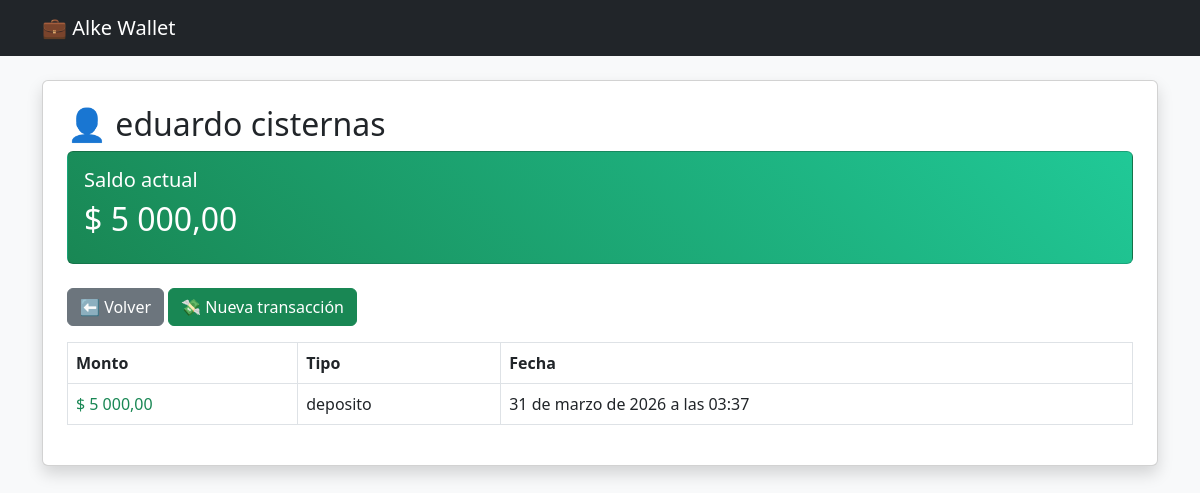
The app's page /dashboard/5/ with its own data.
### wallet/models.py (models this page shows, shortened)
class Usuario(models.Model):
    nombre = models.CharField(max_length=100)
    email = models.EmailField(unique=True)
    saldo = models.DecimalField(max_digits=10, decimal_places=2, default=0)

class Transaccion(models.Model):
    usuario = models.ForeignKey(Usuario, on_delete=models.CASCADE)
    monto = models.DecimalField(max_digits=10, decimal_places=2)
    tipo = models.CharField(max_length=10)
    fecha = models.DateTimeField(auto_now_add=True)

### wallet/views.py (the view)
# urls.py: path('dashboard/<int:usuario_id>/', views.dashboard, name='dashboard'),
def dashboard(request, usuario_id):
    usuario = get_object_or_404(Usuario, id=usuario_id)
    transacciones = Transaccion.objects.filter(usuario=usuario)
    return render(request, 'dashboard.html', {
        'usuario': usuario,
        'transacciones': transacciones
    })

### wallet/templates/dashboard.html
{% extends 'base.html' %}
{% load humanize %}
{% block content %}
<h2>👤 {{ usuario.nombre }}</h2>
<div class="card mb-4 p-3 text-white" style="background: linear-gradient(45deg, #198754, #20c997);">
    <h5>Saldo actual</h5>
    <h2>$ {{ usuario.saldo|intcomma }}</h2>
</div>
<div class="mb-3">
    <a href="/" class="btn btn-secondary">⬅ Volver</a>
    <a href="/transaccion/{{ usuario.id }}/" class="btn btn-success">
        💸 Nueva transacción
    </a>
</div>
<table class="table table-hover table-bordered">
    <tr>
        <th>Monto</th>
        <th>Tipo</th>
        <th>Fecha</th>
    </tr>
    {% for t in transacciones %}
    <tr>
        <td class="{% if t.tipo == 'deposito' %}text-success{% else %}text-danger{% endif %}">
            $ {{ t.monto }}
        </td>
        <td>{{ t.tipo }}</td>
        <td>{{ t.fecha }}</td>
    </tr>
    {% empty %}
    <tr>
        <td colspan="3">No hay transacciones aún</td>
    </tr>
    {% endfor %}
</table>
{% endblock %}

### records on screen
Usuario: nombre "eduardo cisternas", saldo "5 000,00"
Transaccion: monto "5 000,00", tipo "deposito", fecha "31 de marzo de 2026 a las 03:37"
